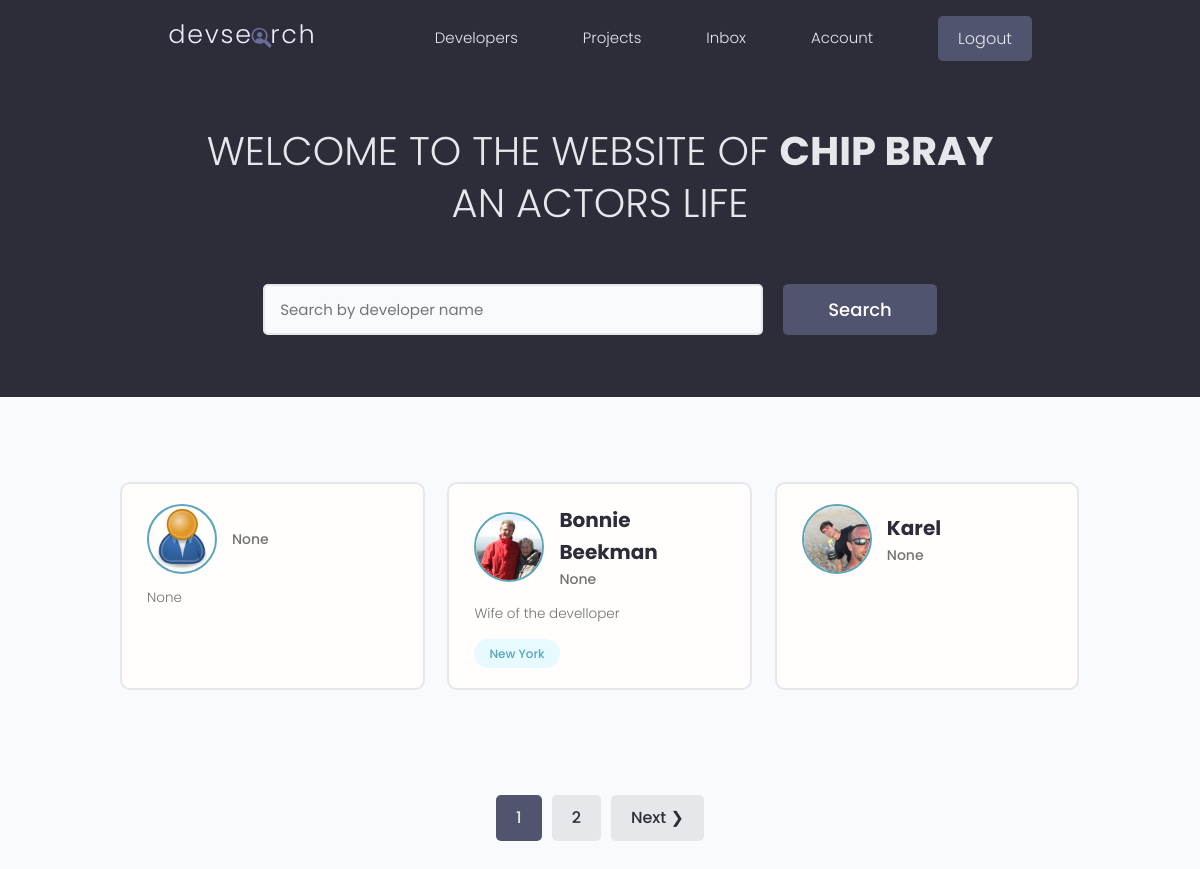
/ (signed in), run on the app's committed database.
### users/models.py (models this page shows, shortened)
class Profile(models.Model):
	user = models.OneToOneField(User, on_delete=models.CASCADE, null=True, blank=True)
	name = models.CharField(max_length=200, blank=True, null=True)
	email = models.EmailField(max_length=500, blank=True, null=True)
	username = models.CharField(max_length=200, blank=True, null=True)
	location = models.CharField(max_length=200, blank=True, null=True)
	short_intro = models.CharField(max_length=500, blank=True, null=True)
	bio = models.TextField(blank=True, null=True)
	profile_image = models.ImageField(null=True, blank=True, upload_to='profiles/', default="profiles/user-default.png")
	social_github = models.CharField(max_length=200, blank=True, null=True)
	social_twitter = models.CharField(max_length=200, blank=True, null=True)
	social_linkedin = models.CharField(max_length=200, blank=True, null=True)
	social_youtube = models.CharField(max_length=200, blank=True, null=True)
	social_website = models.CharField(max_length=200, blank=True, null=True)
	created = models.DateTimeField(auto_now_add=True)
	id = models.UUIDField(default=uuid.uuid4, unique=True, primary_key=True, editable=False)

class Skill(models.Model):
	owner = models.ForeignKey(
		Profile, on_delete=models.CASCADE, null=True, blank=True)
	name = models.CharField(max_length=200, blank=True, null=True)
	description = models.TextField(blank=True, null=True)
	created = models.DateTimeField(auto_now_add=True)
	id = models.UUIDField(default=uuid.uuid4, unique=True, primary_key=True, editable=False)
	def __str__(self):
		return str(self.name)

### users/views.py (the view)
# urls.py: path('', views.profiles, name='profiles'),
def profiles(request):
	profiles, search_query = searchProfiles(request)
	custom_range, profiles = paginateProfiles(request, profiles, 3)
	context = {'profiles':profiles, 'search_query':search_query, 'custom_range':custom_range}
	return render(request, 'users/profiles.html', context)

### users/utils.py (called while the page is built)
def paginateProfiles(request, profiles, results):
    page = request.GET.get('page')
    paginator = Paginator(profiles, results)
    try:
        profiles = paginator.page(page)
    except PageNotAnInteger:
        page = 1
        profiles = paginator.page(page)
    except EmptyPage:
        page = paginator.num_pages
        profiles = paginator.page(page)
    leftIndex = (int(page) -4)
    if leftIndex < 1:
      leftIndex = 1
    rightIndex = (int(page) + 5)
    if rightIndex > paginator.num_pages:
        rightIndex = paginator.num_pages + 1
    custom_range = range(leftIndex, rightIndex)
    return custom_range, profiles

def searchProfiles(request):
	search_query = ''
	if request.GET.get('search_query'):
		search_query = request.GET.get('search_query')
	skills = Skill.objects.filter(name__icontains=search_query)
	profiles = Profile.objects.distinct().filter(
		Q(name__icontains=search_query)	|
		Q(short_intro__icontains=search_query) |
		Q(skill__in=skills)
		)
	return profiles, search_query

### users/templates/users/profiles.html (shortened to what this page needs)
{% extends 'main.html' %}
{% block content %}
<main class="home">
  <section class="hero-section text-center">
    <div class="container container--narrow">
      <div class="hero-section__box">
        <h2>WELCOME TO THE WEBSITE OF <span> CHIP BRAY </span><br> AN ACTORS LIFE</h2>
      </div>
      <div class="hero-section__search">
        <form id="searchForm" class="form" action="{% url 'profiles' %}" method="get">
          <div class="form__field">
            <input class="input input--text" id="formInput#search" type="text" name="search_query"
            value="{{search_query}}"  placeholder="Search by developer name" />
          </div>
          <input class="btn btn--sub btn--lg" type="submit" value="Search" />
        </form>
      </div>
    </div>
  </section>
  <section class="devlist">
    <div class="container">
      <div class="grid grid--three">
       {% for profile in profiles %}
       <div class="column card">
        <div class="dev">
          <a href="{% url 'user-profile' profile.id %}" class="card__body">
            <div class="dev__profile">
              <img class="avatar avatar--md" src="{{ profile.profile_image.url }}" alt="image" />
              <div class="dev__meta">
                <h3>{{profile.name}}</h3>
                <h5>{{profile.short_intro|slice:"60"}}</h5>
              </div>
            </div>
            <p class="dev__info">{{profile.bio|slice:"150"}}</p>
            <div class="dev__skills">
              {% for skill in profile.skill_set.all|slice:"5" %}
              <span class="tag tag--pill tag--main">
                <small>{{skill}}</small>
              </span>
              {% endfor %}
            </div>
          </a>
        </div>
      </div>
      {% endfor %}
    </div>
  </div>
</section>
{% include 'pagination.html' with queryset=profiles custom_range=custom_range %}
</main>
{% endblock %}

### static/styles/app.css (style rules this page uses)
:root { --color-sub: #2d2d39; }
.btn--sub { background-color: var(--color-sub-light); }
.card { border: 2px solid var(--color-light); }
img { width: 100%; }
.hero-section { height: 40vh; display: flex; align-items: center; background-color: var(--color-sub); }
.hero-section__box { margin-bottom: 4rem; }
.hero-section__box > h2, .hero-section__box > h2 > span { font-size: 4rem; color: var(--color-light); line-height: 1.3; text-transform: uppercase; }
.hero-section__box > h2 { font-weight: 300; }
.hero-section__box > h2 > span { font-weight: 700; }
.hero-section__search > .form { display: flex; align-items: center; justify-content: center; gap: 2rem; }
.hero-section__search > .form input.input--text { width: 50rem; }
.devlist { margin-top: 8rem; }
.devlist .grid { align-items: stretch; }
.devlist .dev .dev__profile { display: flex; align-items: center; gap: 1.5rem; }
.devlist .dev .dev__meta h3 { color: var(--color-sub); font-size: 2rem; font-weight: 700; }
.devlist .dev .dev__meta h5 { color: var(--color-text); font-size: 1.4rem; font-weight: 500; }
.devlist .dev .dev__info { margin: 1.5rem 0; font-size: 1.35rem; line-height: 1.4; text-align: justify; }

### static/uikit/styles/modules/_variables.css (style rules this page uses)
:root { --color-main: #5aa5b9; --color-main-light: #e6faff; --color-sub: #3f4156; --color-sub-light: #51546e; --color-sub-lighter: #ededfd; --color-text: #737373; --color-gray: #8b8b8b; --color-light: #e5e7eb; --color-light-gray: #767676; --color-bg: #f8fafd; --color-white: #fffefd; --color-white-light: #f3f3f3; --color-success: #359e64; --color-success-bg: #def8e8; --color-error: #fc4b0b; --color-error-bg: #fff2ee; --font-base: 'Poppins', arial, helvetica, 'Segoe UI', roboto, ubuntu, sans-serif; --font-monospace: 'Fira Code', 'Courier New', courier, monospace; --font-regular: 300; --font-medium: 500; --font-bold: 700; --generic-shadow: 1px 1px 5px #00000010; --generic-transition: all 0.3s ease-in-out; }

### static/uikit/styles/modules/_base.css (style rules this page uses)
* { margin: 0; padding: 0; box-sizing: border-box; text-rendering: optimizeLegibility; color: inherit; font-size: inherit; }
html { font-size: 50%; }
@media only screen and (min-width: 480px) { html { font-size: 56.25%; } }
@media only screen and (min-width: 1200px) { html { font-size: 62.5%; } }
body { line-height: 1.6; font-weight: 400; font-size: 1.5rem; color: var(--color-text); background-color: var(--color-bg); min-height: 100vh; }

### static/uikit/styles/modules/_typography.css (style rules this page uses)
* { font-family: var(--font-base); }
h2 { font-size: 3.6rem; font-weight: var(--font-bold); }
h3 { font-size: 3.2rem; font-weight: var(--font-medium); }
h5 { font-size: 2.4rem; font-weight: var(--font-medium); }
h5, h6 { font-weight: var(--font-regular); }
p, span, strong { font-size: 1.6rem; color: var(--color-text); font-weight: var(--font-regular); }
a { padding-bottom: 2px; text-decoration: none; display: inline-block; color: var(--color-main); font-weight: var(--font-medium); }

### static/uikit/styles/modules/_utilities.css (style rules this page uses)
.container { width: 92%; max-width: 165rem; margin: 0 auto; box-sizing: border-box; }
.container--narrow { width: 92%; max-width: 120rem; }
@media screen and (min-width: 1000px) { .container { width: 90%; } }
@media screen and (min-width: 1000px) { .container--narrow { width: 85%; } }
@media screen and (min-width: 1200px) { .container { width: 80%; } }
@media screen and (min-width: 1200px) { .container--narrow { width: 72%; } }
.text-center { text-align: center; }

### static/uikit/styles/modules/_avatar.css (style rules this page uses)
.avatar { border-radius: 50%; border: 2px solid var(--color-main); object-fit: cover; }
.avatar--md { height: 7rem; width: 7rem; }

### static/uikit/styles/modules/_button.css (style rules this page uses)
.btn { display: inline-block; position: relative; cursor: pointer; background-color: var(--color-light); font-weight: var(--font-medium); color: var(--color-sub); text-decoration: none; padding: 1rem 2rem; border-radius: 0.5rem; border: none; width: -webkit-fit-content; width: -moz-fit-content; width: fit-content; height: -webkit-fit-content; height: -moz-fit-content; height: fit-content; font-size: 1.6rem; outline-width: 0; outline-color: transparent; -webkit-backface-visibility: hidden; backface-visibility: hidden; transition: all 0.3s ease-in-out; }
.btn--sub { background-color: var(--color-sub); color: var(--color-white); }
.btn--lg { font-size: 1.8rem; padding: 1.2rem 4.5rem; }

### static/uikit/styles/modules/_card.css (style rules this page uses)
.card { border-radius: 1rem; background-color: var(--color-white); border: 1.5px solid var(--color-light); width: auto; height: auto; margin-top: 0.5rem; margin-bottom: 0.5rem; overflow: hidden; }
.card__body, .card__header { padding: 2rem 2.5rem; }

### data on the page
Profile: profile_image (placeholder picture), short_intro "None", bio "None"
Profile: profile_image (picture), name "Bonnie Beekman", short_intro "None", bio "Wife of the develloper"
Skill: name "New York"
Profile: profile_image (picture), name "Karel", short_intro "None"

### other printed values
{{ page }} "1"
{{ page }} "2"
